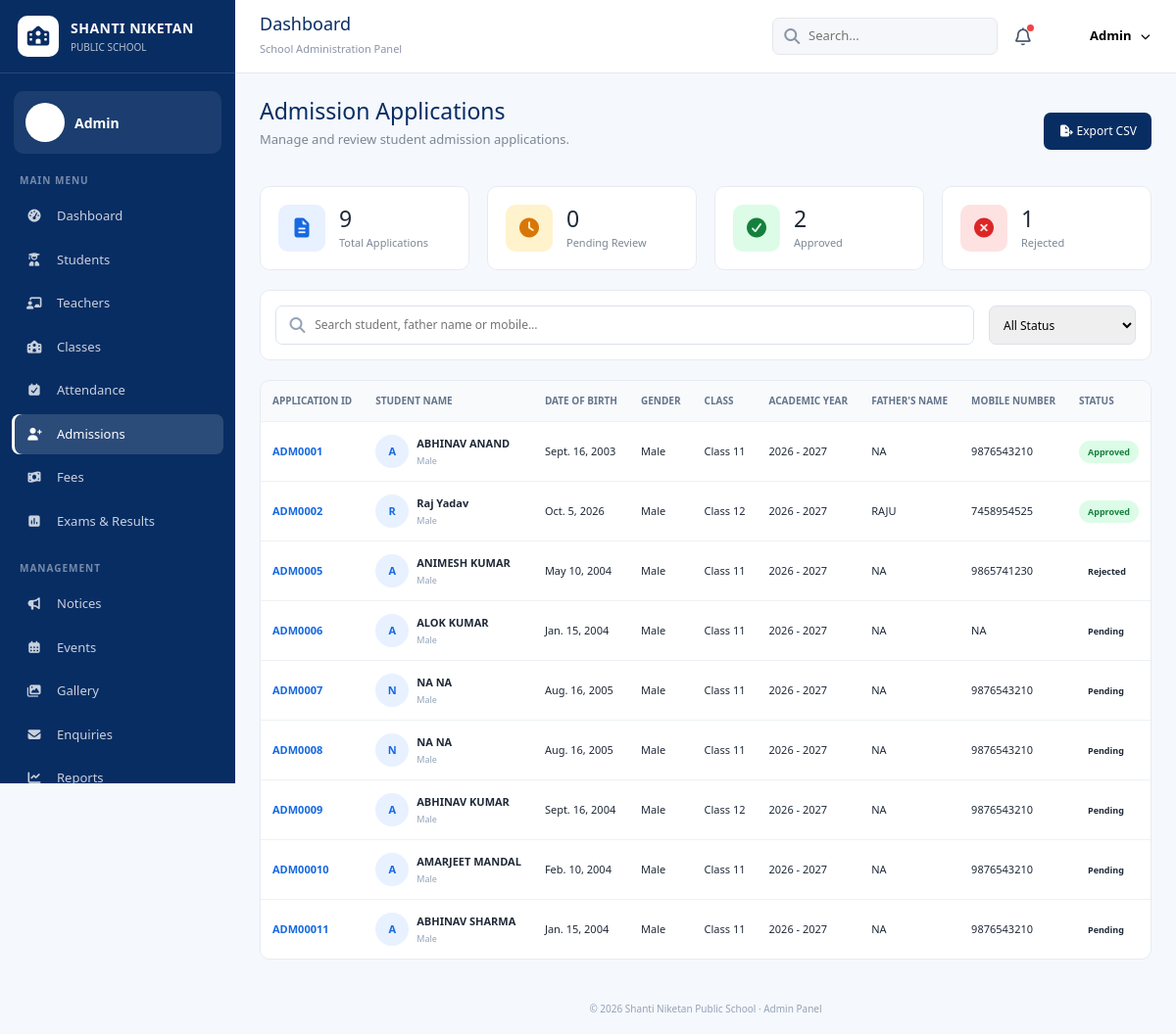
The page /adminAdmission/ on the database its author committed.
### students/models.py (models this page shows)
class adm_registration(models.Model):
    STATUS_CHOICE = [
        ("pending", "Pending"),
        ("reject", "Rejected"),
        ("approved", "Approved")
    ]
    firstname = models.CharField(max_length=255)
    middlename = models.CharField(max_length=255, blank=True)
    lastname = models.CharField(max_length=255)
    date_of_birth = models.DateField(max_length=10)
    gender = models.CharField(max_length=10)
    blood_group = models.CharField(max_length=5)
    applying_for_class = models.CharField(max_length=255)
    academic_year = models.CharField(max_length=255)
    previous_school = models.CharField(max_length=255)
    previous_class = models.CharField(max_length=255)
    father_name = models.CharField(max_length=255)
    mother_name = models.CharField(max_length=255)
    guardian_name = models.CharField(max_length=255)
    relationship_with_student = models.CharField(max_length=255)
    mobile_number = models.CharField(max_length=20)
    email = models.EmailField(max_length=255)
    full_address = models.TextField()
    city = models.CharField(max_length=255)
    state = models.CharField(max_length=255)
    pincode = models.CharField(max_length=10)
    nationality = models.CharField(max_length=255)
    religion = models.CharField(max_length=255)
    any_disabilities = models.CharField(max_length=255, blank=True)
    any_special_information = models.TextField(blank=True)
    status = models.CharField(max_length=20, choices=STATUS_CHOICE, default="pending")

### students/views.py (the view, shortened to what this page needs)
# urls.py: path('adminAdmission/', adminAdmissionview, name = 'admin_admission_page'),
def adminAdmissionview(request):
    studentRegister = adm_registration.objects.all().order_by("id")
    return render(request, "admin_Admission.html", {"student_data": studentRegister})

### students/templates/admin_Admission.html (shortened to what this page needs)
{% extends 'base2.html' %}
{% load static %}
{% block adm_active %}active{% endblock %}
{% block content %}
<section class="dashboard-section admission-section active-section" id="section-admissions">
    <div class="admission-heading">
        <div>
            <h2>
                Admission Applications
            </h2>
            <p>
                Manage and review student admission applications.
            </p>
        </div>
        <button class="export-btn" id="exportApplications">
            <i class="fa-solid fa-file-export"></i>
            Export CSV
        </button>
    </div>
    <div class="admission-stats">
        <div class="admission-stat">
            <div class="stat-icon total">
                <i class="fa-solid fa-file-lines"></i>
            </div>
            <div>
                <h3 id="totalApplications">
                </h3>
                <p>
                    Total Applications
                </p>
            </div>
        </div>
        <div class="admission-stat">
            <div class="stat-icon pending">
                <i class="fa-solid fa-clock"></i>
            </div>
            <div>
                <h3 id="pendingApplications">
                </h3>
                <p>
                    Pending Review
                </p>
            </div>
        </div>
        <div class="admission-stat">
            <div class="stat-icon approved">
                <i class="fa-solid fa-circle-check"></i>
            </div>
            <div>
                <h3 id="approvedApplications">
                </h3>
                <p>
                    Approved
                </p>
            </div>
        </div>
        <div class="admission-stat">
            <div class="stat-icon rejected">
                <i class="fa-solid fa-circle-xmark"></i>
            </div>
            <div>
                <h3 id="rejectedApplications">
                    1
                </h3>
                <p>
                    Rejected
                </p>
            </div>
        </div>
    </div>
    <div class="admission-toolbar">
        <div class="admission-search">
            <i class="fa-solid fa-magnifying-glass"></i>
            <input type="text" id="applicationSearch" placeholder="Search student, father name or mobile...">
        </div>
        <div class="admission-filter">
            <select id="applicationStatusFilter">
                <option value="all">
                    All Status
                </option>
            </select>
        </div>
    </div>
    <div class="applications-table-wrapper">
        <table class="applications-table" id="applicationsTable">
            <thead>
                <tr>
                    <th>Application ID</th>
                    <th>Student Name</th>
                    <th>Date of Birth</th>
                    <th>Gender</th>
                    <th>Class</th>
                    <th>Academic Year</th>
                    <th>Father's Name</th>
                    <th>Mobile Number</th>
                    <th>Status</th>
                </tr>
            </thead>
            <tbody>
                {% for s in student_data %}
                <tr data-status="{{s.status}}" data-student="{{s.firstname}} {{s.lastname}}"
                    data-father="{{s.father_name}}" data-mobile="{{s.mobile_number}}">
                    <td>
                        <span class="application-id">
                            ADM000{{s.id}}
                        </span>
                    </td>
                    <td>
                        <div class="student-name">
                            <div class="student-avatar">{{ s.firstname|first|upper }}</div>
                            <div>
                                <strong>
                                    {{ s.firstname }} {{ s.lastname }}
                                </strong>
                                <small>
                                    {{ s.gender }}
                                </small>
                            </div>
                        </div>
                    </td>
                    <td>
                        {{s.date_of_birth}}
                    </td>
                    <td>
                        {{s.gender}}
                    </td>
                    <td>
                        {{s.applying_for_class}}
                    </td>
                    <td>
                        {{s.academic_year}}
                    </td>
                    <td>
                        {{s.father_name}}
                    </td>
                    <td>
                        {{s.mobile_number}}
                    </td>
                    <td>
                        <span class="application-badge {{ s.status }}-badge">{{ s.get_status_display }}</span>
                    </td>
                </tr>
                {% endfor %}
            </tbody>
        </table>
    </div>
</section>
{% endblock %}

### students/templates/base2.html (shortened to what this page needs)
<!DOCTYPE html>
<html lang="en">
{% load static %}
<head>
    <link rel="stylesheet" href="https://cdn.jsdelivr.net/npm/bootstrap@4.6.2/dist/css/bootstrap.min.css">
    <link rel="stylesheet" href="https://cdnjs.cloudflare.com/ajax/libs/font-awesome/7.3.0/css/all.min.css">
    <link rel="stylesheet" href="{% static 'CSS/adminDashboard.css' %}">
</head>
<body>
    <div class="dashboard-wrapper">
        <aside class="sidebar" id="sidebar">
            <div class="sidebar-brand">
                <div class="school-icon">
                    <i class="fa-solid fa-school"></i>
                </div>
                <div>
                    <strong>SHANTI NIKETAN</strong>
                    <small>PUBLIC SCHOOL</small>
                </div>
            </div>
            <div class="admin-mini">
                <div class="admin-avatar">
                </div>
                <div>
                    <strong>Admin</strong>
                </div>
            </div>
            <nav class="sidebar-menu">
                <p class="menu-title">MAIN MENU</p>
                <a href="{% url 'admin_dashboard_page' %}" class="menu-link {% block dash_active %}active{% endblock %}"
                    data-section="dashboard">
                    <i class="fa-solid fa-gauge-high"></i>
                    <span>Dashboard</span>
                </a>
                <a href="{% url 'admin_students_page' %}" class="menu-link {% block students_active %}{% endblock %}"
                    data-section="students">
                    <i class="fa-solid fa-user-graduate"></i>
                    <span>Students</span>
                </a>
                <a href="#" class="menu-link" data-section="teachers">
                    <i class="fa-solid fa-chalkboard-user"></i>
                    <span>Teachers</span>
                </a>
                <a href="#" class="menu-link" data-section="classes">
                    <i class="fa-solid fa-school"></i>
                    <span>Classes</span>
                </a>
                <a href="#" class="menu-link" data-section="attendance">
                    <i class="fa-solid fa-calendar-check"></i>
                    <span>Attendance</span>
                </a>
                <a href="{% url 'admin_admission_page' %}" class="menu-link {% block adm_active %}{% endblock %}"
                    data-section="admissions">
                    <i class="fa-solid fa-user-plus"></i>
                    <span>Admissions</span>
                </a>
                <a href="#" class="menu-link" data-section="fees">
                    <i class="fa-solid fa-money-bill-wave"></i>
                    <span>Fees</span>
                </a>
                <a href="#" class="menu-link" data-section="results">
                    <i class="fa-solid fa-square-poll-vertical"></i>
                    <span>Exams & Results</span>
                </a>
                <p class="menu-title">MANAGEMENT</p>
                <a href="#" class="menu-link" data-section="notices">
                    <i class="fa-solid fa-bullhorn"></i>
                    <span>Notices</span>
                </a>
                <a href="#" class="menu-link" data-section="events">
                    <i class="fa-solid fa-calendar-days"></i>
                    <span>Events</span>
                </a>
                <a href="#" class="menu-link" data-section="gallery">
                    <i class="fa-solid fa-images"></i>
                    <span>Gallery</span>
                </a>
                <a href="{% url 'admin_enquiries_page' %}" class="menu-link {% block enq_active %}{% endblock %}" data-section="enquiries">
                    <i class="fa-solid fa-envelope"></i>
                    <span>Enquiries</span>
                </a>
                <a href="#" class="menu-link" data-section="reports">
                    <i class="fa-solid fa-chart-line"></i>
                    <span>Reports</span>
                </a>
            </nav>
        </aside>
        <div class="main-area">
            <header class="topbar">
                <div class="top-left">
                    <div class="page-title">
                        <h4 id="topTitle">
                            Dashboard
                        </h4>
                        <small>
                            School Administration Panel
                        </small>
                    </div>
                </div>
                <div class="top-actions">
                    <div class="search-box">
                        <i class="fa-solid fa-magnifying-glass"></i>
                        <input type="text" id="globalSearch" placeholder="Search...">
                    </div>
                    <button class="icon-btn">
                        <i class="fa-regular fa-bell"></i>
                        <span class="notification-dot"></span>
                    </button>
                    <div class="profile-dropdown">
                        <button class="profile-btn" id="profileBtn">
                            <span class="profile-avatar">
                            </span>
                            <span class="profile-name">
                                Admin
                            </span>
                            <i class="fa-solid fa-chevron-down"></i>
                        </button>
                    </div>
                </div>
            </header>
            <main class="content">
                {% block content %}
                {% endblock %}
            </main>
            <footer class="dashboard-footer">
                © 2026 Shanti Niketan Public School · Admin Panel
            </footer>
        </div>
    </div>
</body>
</html>

### rows shown on the page
adm_registration: id "1", firstname|first "A", firstname "ABHINAV", lastname "ANAND", gender "Male", date_of_birth "Sept. 16, 2003", applying_for_class "Class 11", academic_year "2026 - 2027", father_name "NA", mobile_number "9876543210", status "Approved"
adm_registration: id "2", firstname|first "R", firstname "Raj", lastname "Yadav", gender "Male", date_of_birth "Oct. 5, 2026", applying_for_class "Class 12", academic_year "2026 - 2027", father_name "RAJU", mobile_number "7458954525", status "Approved"
adm_registration: id "5", firstname|first "A", firstname "ANIMESH", lastname "KUMAR", gender "Male", date_of_birth "May 10, 2004", applying_for_class "Class 11", academic_year "2026 - 2027", father_name "NA", mobile_number "9865741230", status "Rejected"
adm_registration: id "6", firstname|first "A", firstname "ALOK", lastname "KUMAR", gender "Male", date_of_birth "Jan. 15, 2004", applying_for_class "Class 11", academic_year "2026 - 2027", father_name "NA", mobile_number "NA", status "Pending"
adm_registration: id "7", firstname|first "N", firstname "NA", lastname "NA", gender "Male", date_of_birth "Aug. 16, 2005", applying_for_class "Class 11", academic_year "2026 - 2027", father_name "NA", mobile_number "9876543210", status "Pending"
adm_registration: id "8", firstname|first "N", firstname "NA", lastname "NA", gender "Male", date_of_birth "Aug. 16, 2005", applying_for_class "Class 11", academic_year "2026 - 2027", father_name "NA", mobile_number "9876543210", status "Pending"
adm_registration: id "9", firstname|first "A", firstname "ABHINAV", lastname "KUMAR", gender "Male", date_of_birth "Sept. 16, 2004", applying_for_class "Class 12", academic_year "2026 - 2027", father_name "NA", mobile_number "9876543210", status "Pending"
adm_registration: id "10", firstname|first "A", firstname "AMARJEET", lastname "MANDAL", gender "Male", date_of_birth "Feb. 10, 2004", applying_for_class "Class 11", academic_year "2026 - 2027", father_name "NA", mobile_number "9876543210", status "Pending"
adm_registration: id "11", firstname|first "A", firstname "ABHINAV", lastname "SHARMA", gender "Male", date_of_birth "Jan. 15, 2004", applying_for_class "Class 11", academic_year "2026 - 2027", father_name "NA", mobile_number "9876543210", status "Pending"
